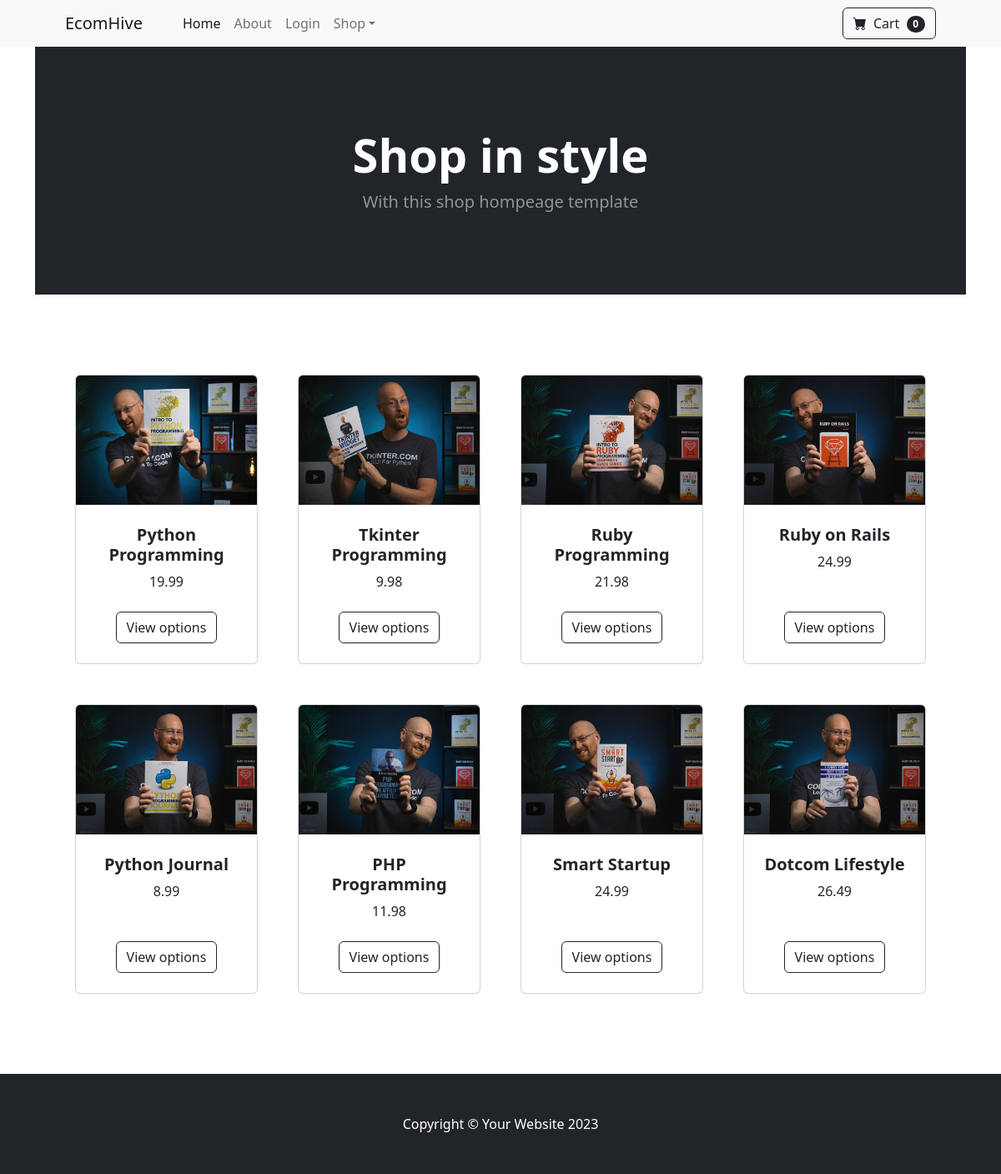
The app's page /, older data.
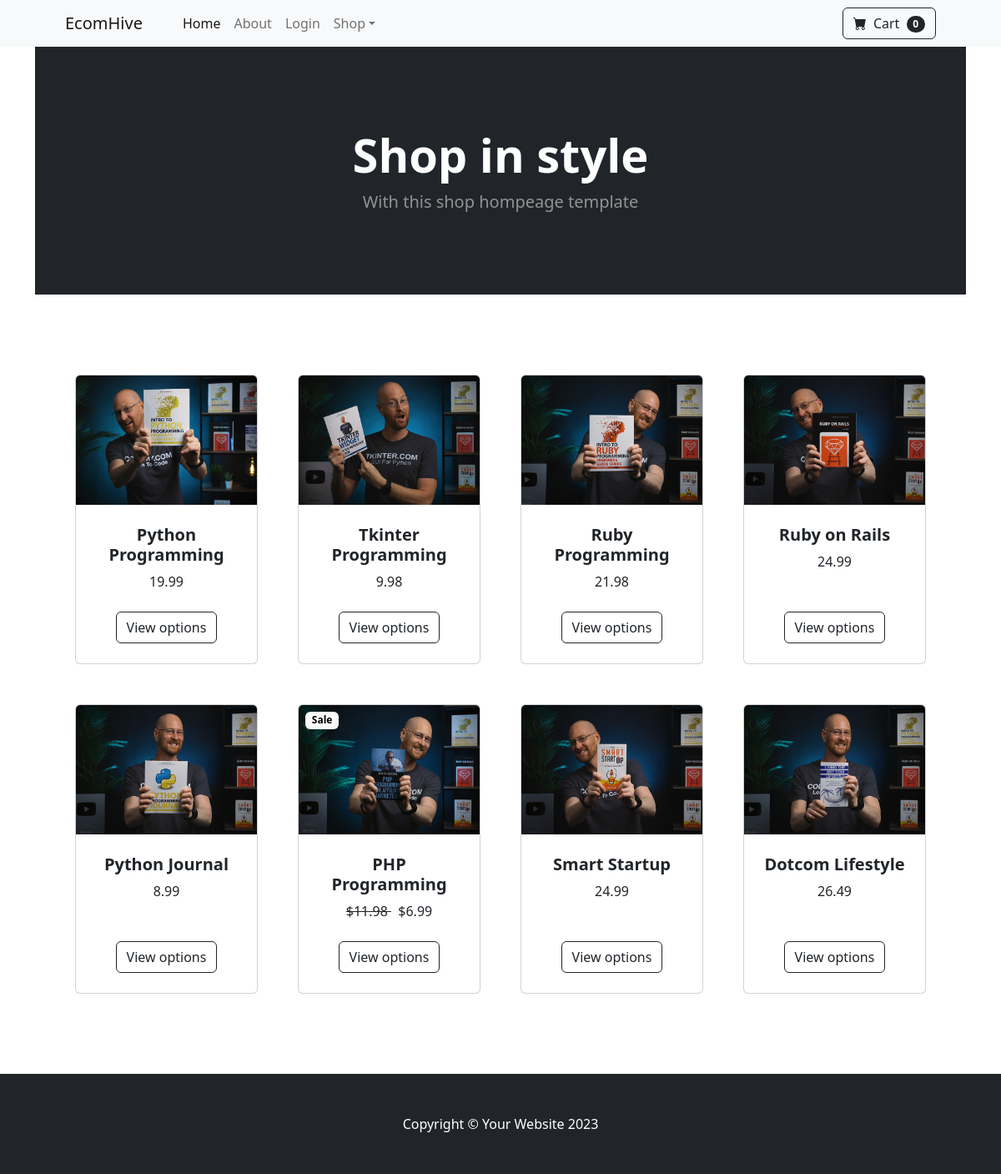
The same page, newer data.
### store/models.py (models this page shows, shortened)
class Product(models.Model):
    name = models.CharField(max_length=50)
    price = models.DecimalField(default=0, decimal_places=2, max_digits=6)
    category = models.ForeignKey(Category, on_delete=models.CASCADE, default=1)
    description = models.CharField(max_length=250, default='', blank=True, null=True)
    image = models.ImageField(upload_to='uploads/product/')
    is_sale = models.BooleanField(default=False)
    sale_price = models.DecimalField(default=0, decimal_places=2, max_digits=6)

### store/views.py (the view)
# urls.py: 2. Add a URL to urlpatterns:  path('', views.home, name='home')
def home(request):
    products = Product.objects.all()
    return render(request, 'home.html', {'products': products})

### store/templates/home.html (shortened to what this page needs)
{% extends "base.html" %}
 {% block content %}
        <header class="bg-dark py-5">
            <div class="container px-4 px-lg-5 my-5">
                <div class="text-center text-white">
                    <h1 class="display-4 fw-bolder">Shop in style</h1>
                    <p class="lead fw-normal text-white-50 mb-0">With this shop hompeage template</p>
                </div>
            </div>
        </header>
        <section class="py-5">
            <div class="container px-4 px-lg-5 mt-5">
                <div class="row gx-4 gx-lg-5 row-cols-2 row-cols-md-3 row-cols-xl-4 justify-content-center">
                    {% for product in products %}
                    {% if product.is_sale %}
                    <div class="col mb-5">
                        <div class="card h-100">
                            <div class="badge bg-light text-black position-absolute"
                             style="top: 0.5rem; right: 0.5 rem; margin-left: 8px">Sale</div>
                            <img class="card-img-top" src="{{ product.image.url }}" alt="..." />
                            <div class="card-body p-4">
                                <div class="text-center">
                                    <h5 class="fw-bolder">{{ product.name }}</h5>
                                    <strike>
                                    ${{ product.price }}
                                    </strike>
                                    &nbsp;
                                    ${{ product.sale_price }}
                                </div>
                            </div>
                            <div class="card-footer p-4 pt-0 border-top-0 bg-transparent">
                                <div class="text-center"><a class="btn btn-outline-dark mt-auto" href="#">View options</a></div>
                            </div>
                        </div>
                    </div>
                    {% else %}
                    <div class="col mb-5">
                        <div class="card h-100">
                            <img class="card-img-top" src="{{ product.image.url }}" alt="..." />
                            <div class="card-body p-4">
                                <div class="text-center">
                                    <h5 class="fw-bolder">{{ product.name }}</h5>
                                    {{ product.price }}
                                </div>
                            </div>
                            <div class="card-footer p-4 pt-0 border-top-0 bg-transparent">
                                <div class="text-center"><a class="btn btn-outline-dark mt-auto" href="#">View options</a></div>
                            </div>
                        </div>
                    </div>
                    {% endif %}
                    {% endfor %}
                </div>
            </div>
        </section>
    {% endblock  %}

Row changes from the older to the newer data that the page shows:
changed Product "PHP Programming": is_sale False → True (drawn); image: picture added; sale_price (not shown) → "6.99"; image: picture removed
